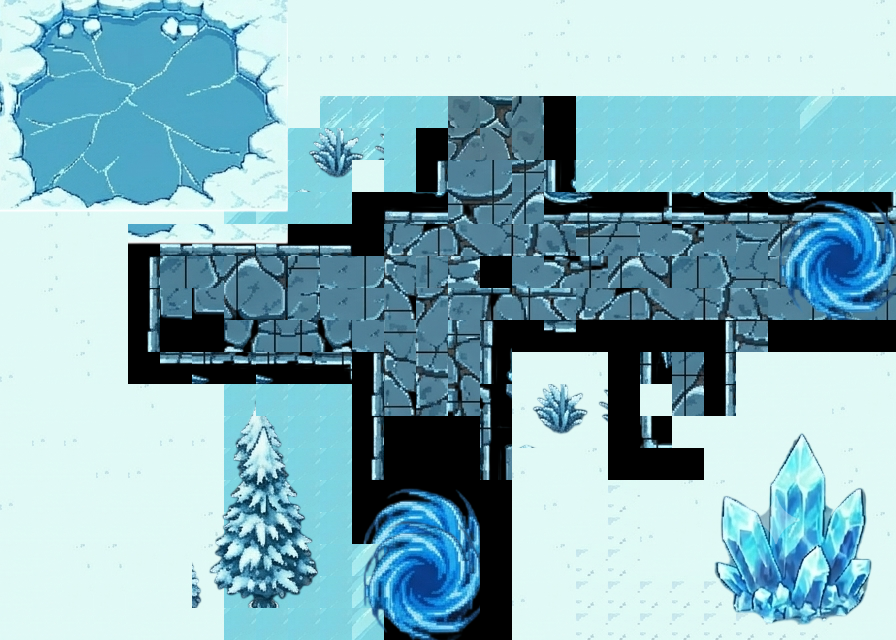

Rendered tile map (Tiled .tmx) drawn with the repository's tilesets; below, a short description and the map source with its tile grids summarised:
An orthogonal 28x20 tile map with 32x32 px tiles, 5 tile layers (Tile Layer 1, Tile Layer 2, Tile Layer 3, Tile Layer 4, ...), 3 tilesets and 256 objects.

<map version="1.10" tiledversion="1.12.1" orientation="orthogonal" renderorder="right-down" width="28" height="20" tilewidth="32" tileheight="32" infinite="0" nextlayerid="11" nextobjectid="409">
 <tileset firstgid="1" source="tileset4.tsx" />
 <tileset firstgid="1057" source="tileset5.tsx" />
 <tileset firstgid="2113" source="tileset6.tsx" />
 <layer id="1" name="Tile Layer 1" width="28" height="20">
  <data>[560 cells, 515 non-empty, 82 distinct tile ids]</data>
 </layer>
 <layer id="4" name="Tile Layer 2" width="28" height="20">
  <data>[560 cells, 94 non-empty, 76 distinct tile ids]</data>
 </layer>
 <layer id="5" name="Tile Layer 3" width="28" height="20">
  <data>[560 cells, 5 non-empty, 5 distinct tile ids]</data>
 </layer>
 <layer id="6" name="Tile Layer 4" width="28" height="20">
  <data>[560 cells, 63 non-empty, 63 distinct tile ids]</data>
 </layer>
 <objectgroup id="2" name="Object Layer 1">
  <object id="3" gid="612" x="352" y="640" width="32" height="32" />
  <object id="4" gid="613" x="384" y="640" width="32" height="32" />
  <object id="6" gid="2147484261" x="416" y="640" width="32" height="32" />
  <object id="10" gid="2147484217" x="448" y="640" width="32" height="32" />
  <object id="11" gid="570" x="480" y="640" width="32" height="32" />
  <object id="12" gid="613" x="384" y="608" width="32" height="32" />
  <object id="13" gid="657" x="416" y="608" width="32" height="32" />
  <object id="14" gid="569" x="448" y="608" width="32" height="32" />
  <object id="15" gid="437" x="416" y="576" width="32" height="32" />
  <object id="16" gid="349" x="448" y="576" width="32" height="32" />
  <object id="17" gid="305" x="384" y="576" width="32" height="32" />
  <object id="18" gid="261" x="416" y="544" width="32" height="32" />
  <object id="19" gid="612" x="352" y="608" width="32" height="32" />
  <object id="20" gid="612" x="352" y="576" width="32" height="32" />
  <object id="21" gid="570" x="480" y="608" width="32" height="32" />
  <object id="22" gid="394" x="480" y="576" width="32" height="32" />
  <object id="24" gid="520" x="384" y="544" width="32" height="32" />
  <object id="29" gid="1073742430" x="448" y="544" width="32" height="32" />
  <object id="30" gid="279" x="384" y="512" width="32" height="32" />
  <object id="31" gid="64" x="416" y="512" width="32" height="32" />
  <object id="32" gid="481" x="448" y="512" width="32" height="32" />
  <object id="33" gid="370" x="480" y="544" width="32" height="32" />
  <object id="34" gid="326" x="480" y="512" width="32" height="32" />
  <object id="39" gid="322" x="356.518" y="545.118" width="32" height="32" />
  <object id="41" gid="278" x="355.331" y="513.086" width="32" height="32" />
  <object id="46" gid="613" x="448" y="480" width="32" height="32" />
  <object id="47" gid="657" x="384" y="480" width="32" height="32" />
  <object id="50" gid="483" x="416" y="448" width="32" height="32" rotation="90" />
  <object id="52" gid="393" x="384" y="448" width="32" height="32" />
  <object id="53" gid="349" x="416" y="448" width="32" height="32" />
  <object id="54" gid="305" x="448" y="448" width="32" height="32" />
  <object id="57" gid="2147484168" x="479.899" y="287.677" width="32" height="32" />
  <object id="68" gid="326" x="374.313" y="259.204" width="32" height="32" />
  <object id="69" gid="1073742262" x="371.94" y="243.782" width="32" height="32" />
  <object id="73" gid="436" x="605.654" y="350.554" width="32" height="32" rotation="-90" />
  <object id="76" gid="348" x="636.499" y="350.554" width="32" height="32" rotation="-90" />
  <object id="77" gid="392" x="546.336" y="350.554" width="32" height="32" rotation="-90" />
  <object id="78" gid="304" x="519.049" y="350.554" width="32" height="32" rotation="-90" />
  <object id="84" gid="568" x="757.508" y="352.927" width="32" height="32" rotation="-90" />
  <object id="87" gid="523" x="756.322" y="337.504" width="32" height="32" />
  <object id="89" gid="394" x="787.167" y="318.522" width="32" height="32" rotation="90" />
  <object id="90" gid="394" x="815.64" y="318.522" width="32" height="32" rotation="90" />
  <object id="91" gid="392" x="878.517" y="350.554" width="32" height="32" rotation="-90" />
  <object id="96" gid="523" x="864.281" y="337.504" width="32" height="32" />
  <object id="99" gid="436" x="622.331" y="357.672" width="32" height="32" />
  <object id="101" gid="481" x="637.686" y="328.013" width="32" height="32" />
  <object id="103" gid="279" x="653.617" y="351.74" width="32" height="32" />
  <object id="105" gid="279" x="672.09" y="350.554" width="32" height="32" />
  <object id="108" gid="149" x="693.445" y="349.368" width="32" height="32" />
  <object id="112" gid="523" x="619.89" y="337.504" width="32" height="32" />
  <object id="114" gid="241" x="191.613" y="339.877" width="32" height="32" />
  <object id="115" gid="371" x="160.768" y="348.181" width="32" height="32" />
  <object id="116" gid="279" x="193.986" y="350.554" width="32" height="32" />
  <object id="117" gid="279" x="175.004" y="323.268" width="32" height="32" />
  <object id="119" gid="279" x="176.191" y="338.69" width="32" height="32" />
  <object id="121" gid="369" x="160.768" y="352.927" width="32" height="32" />
  <object id="123" gid="192" x="338.722" y="351.74" width="32" height="32" />
  <object id="124" gid="523" x="348.213" y="371.909" width="32" height="32" />
  <object id="125" gid="612" x="348.213" y="224.8" width="32" height="32" rotation="90" />
  <object id="126" gid="394" x="147.718" y="363.604" width="32" height="32" />
  <object id="129" gid="568" x="128.736" y="274.627" width="32" height="32" />
  <object id="130" gid="103" x="693.445" y="380.213" width="32" height="32" />
  <object id="131" gid="280" x="694.631" y="412.245" width="32" height="32" />
  <object id="132" gid="148" x="651.922" y="382.586" width="32" height="32" />
  <object id="133" gid="103" x="640.455" y="414.618" width="43.467" height="32" />
  <object id="134" gid="325" x="649.549" y="445.463" width="32" height="32" />
  <object id="135" gid="371" x="649.549" y="459.699" width="32" height="32" />
  <object id="136" gid="371" x="678.022" y="443.09" width="32" height="32" />
  <object id="137" gid="374" x="700.563" y="440.718" width="32" height="32" />
  <object id="138" gid="64" x="680.395" y="459.699" width="32" height="32" />
  <object id="139" gid="64" x="693.445" y="458.513" width="32" height="32" />
  <object id="140" gid="326" x="640.058" y="459.699" width="32" height="32" />
  <object id="143" gid="150" x="721.917" y="457.327" width="32" height="32" />
  </objectgroup>
 <objectgroup id="3" name="Object Layer 2">
  <!-- 52 objects omitted --></objectgroup>
 <layer id="7" name="Portals" width="28" height="20">
  <data>[560 cells, 32 non-empty, 16 distinct tile ids]</data>
 </layer>
 <objectgroup id="8" name="Boundaries">
  <!-- 18 objects omitted --></objectgroup>
 <objectgroup id="10" name="Covering_Tiles" />
 <objectgroup id="9" name="Portal_Rects">
  <!-- 2 objects omitted --></objectgroup>
</map>
<!-- 183 of 256 objects omitted -->
